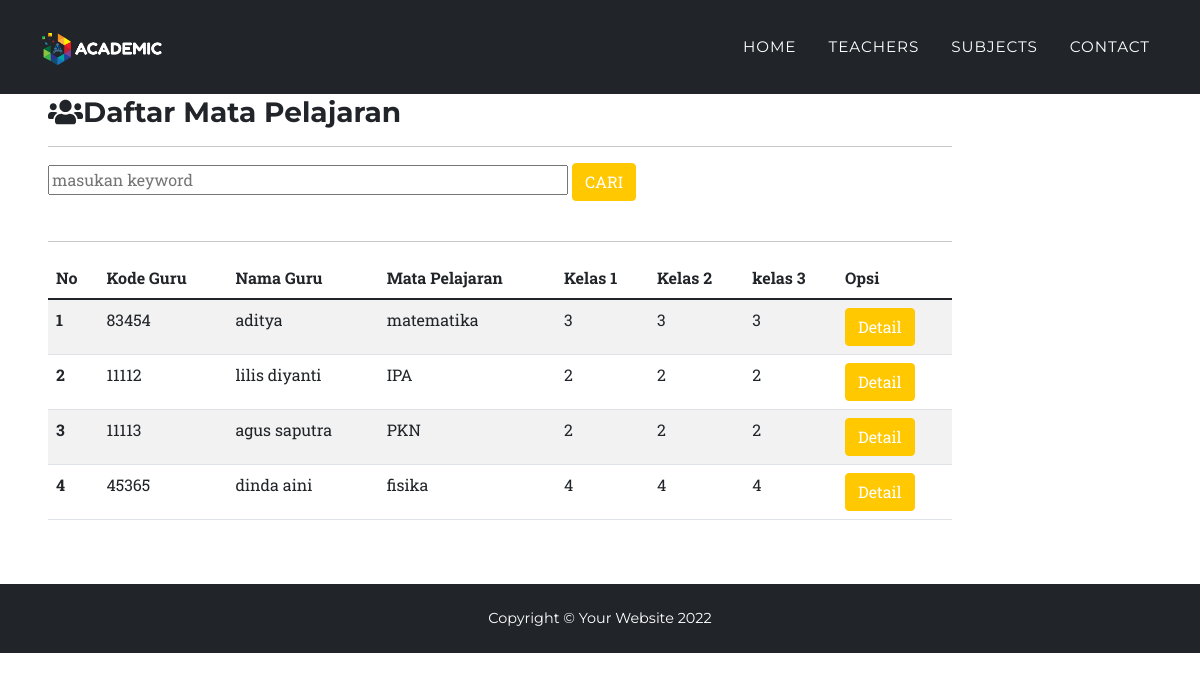
The app's page /subjects.php with its own data.
### tables this page shows
CREATE TABLE `tbl_mk` (
  `id` int(5) NOT NULL,
  `kode_pengajar` int(5) NOT NULL,
  `nama_guru` varchar(25) NOT NULL,
  `mata_pelajaran` varchar(20) NOT NULL,
  `kelas1` int(1) NOT NULL,
  `kelas2` int(1) NOT NULL,
  `kelas3` int(1) NOT NULL
);

### function.php (called while the page is built, shortened)
<?php
$conn = mysqli_connect('sql201.epizy.com', 'epiz_30996223', 'SvxvbmceMyE8fx', 'epiz_30996223_uas_1904030004');
function query($query)
{
    global $conn;
    $result = mysqli_query($conn, $query);
    $rows = [];
    while ($row = mysqli_fetch_assoc($result)) {
        $rows[] = $row;
    }
    return $rows;
}

### subjects.php (the view, shortened to what this page needs)
<?php
require 'function.php';
$mk = query("SELECT * FROM tbl_mk");
?>
<!DOCTYPE html>
<html lang="en">
<head>
  <link href="css/styles.css" rel="stylesheet" />
</head>
<body id="page-top">
  <nav class="navbar navbar-expand-lg navbar-dark bg-dark fixed-top" id="mainNav">
    <div class="container">
      <a class="navbar-brand" href="#page-top"><img src="assets/img/navbar-academic.png" alt="..." /></a>
      <div class="collapse navbar-collapse" id="navbarResponsive">
        <ul class="navbar-nav text-uppercase ms-auto py-4 py-lg-0">
          <li class="nav-item"><a class="nav-link" href="index.php">Home</a></li>
          <li class="nav-item"><a class="nav-link" href="teachers.php">Teachers</a></li>
          <li class="nav-item"><a class="nav-link" href="subjects.php">Subjects</a></li>
          <li class="nav-item"><a class="nav-link" href="contact.php">Contact</a></li>
        </ul>
      </div>
    </div>
  </nav>
  <div class="col-md-10 p-5 pt-5">
    <div>
      <div class="mt-5">
        <h3><i class="fas fa-users"></i>Daftar Mata Pelajaran</h3>
      </div>
    </div>
    <hr>
    <form action="" method="POST">
      <input type="text" id="keyword" size="50" name="keyword" placeholder="masukan keyword" autocomplete="off">
      <button type="submit" class="btn btn-primary" name="cari">CARI</button>
    </form>
    <br>
    <hr>
    <table class="table table-striped">
      <thead>
        <tr>
          <th scope="col">No</th>
          <th scope="col">Kode Guru</th>
          <th scope="col">Nama Guru</th>
          <th scope="col">Mata Pelajaran</th>
          <th scope="col">Kelas 1</th>
          <th scope="col">Kelas 2</th>
          <th scope="col">kelas 3</th>
          <th scope="col">Opsi</th>
        </tr>
      </thead>
      <tbody>
        <?php $no = 1; ?>
        <?php foreach ($mk as $cmb) : ?>
          <tr>
            <th scope="row"><?php echo $no; ?></th>
            <td><?php echo $cmb['kode_pengajar']; ?></td>
            <td><?php echo $cmb['nama_guru']; ?></td>
            <td><?php echo $cmb['mata_pelajaran']; ?></td>
            <td><?php echo $cmb['kelas1']; ?></td>
            <td><?php echo $cmb['kelas2']; ?></td>
            <td><?php echo $cmb['kelas3']; ?></td>
            <td><a href="detail-sub.php?id=<?= $cmb['id']; ?>" class="btn btn-warning" role="button">Detail</a></td>
          </tr>
          <?php $no++ ?>
        <?php endforeach ?>
      </tbody>
    </table>
  </div>
  <footer class="footer bg-dark py-4">
    <div class="container">
      <div class="row align-items-center">
        <div class="text-white text-center">Copyright &copy; Your Website 2022</div>
      </div>
    </div>
  </footer>
</body>
</html>

### records on screen
tbl_mk: kode_pengajar "83454", nama_guru "aditya", mata_pelajaran "matematika", kelas1 "3", kelas2 "3", kelas3 "3"
tbl_mk: kode_pengajar "11112", nama_guru "lilis diyanti", mata_pelajaran "IPA", kelas1 "2", kelas2 "2", kelas3 "2"
tbl_mk: kode_pengajar "11113", nama_guru "agus saputra", mata_pelajaran "PKN", kelas1 "2", kelas2 "2", kelas3 "2"
tbl_mk: kode_pengajar "45365", nama_guru "dinda aini", mata_pelajaran "fisika", kelas1 "4", kelas2 "4", kelas3 "4"
